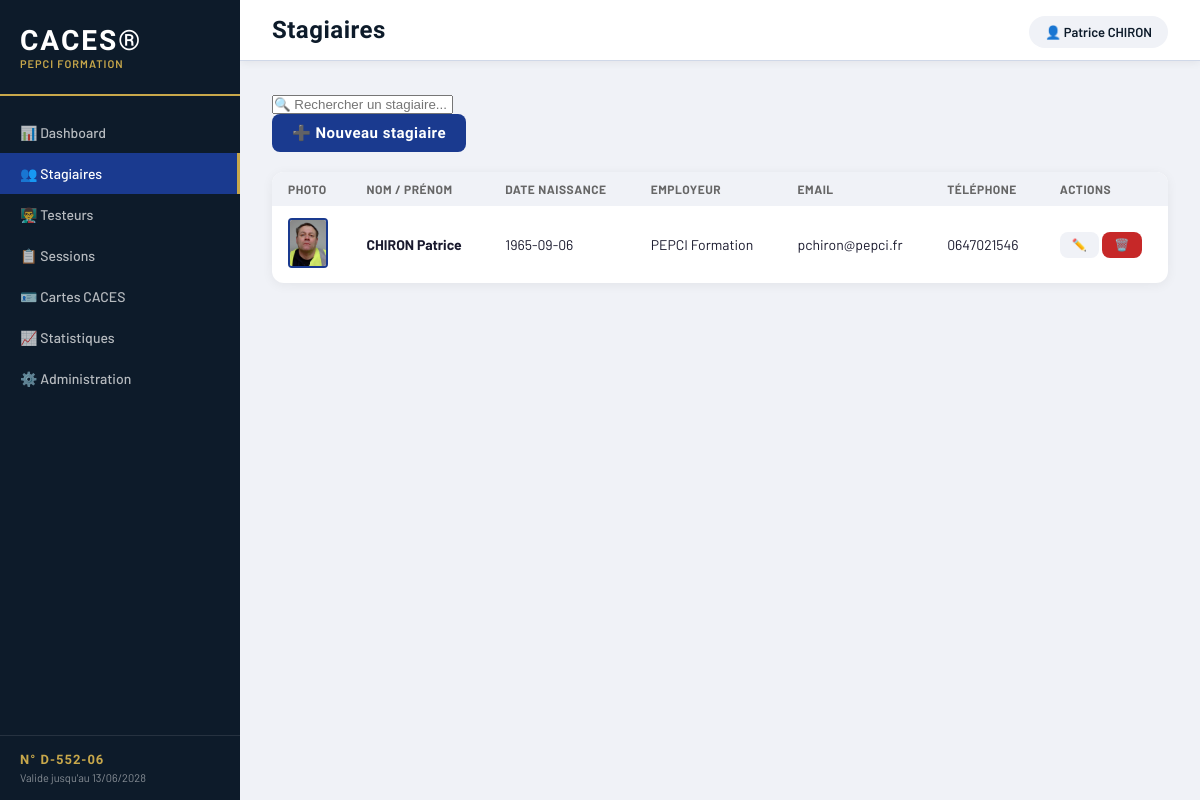
The app's page /stagiaires, older data.
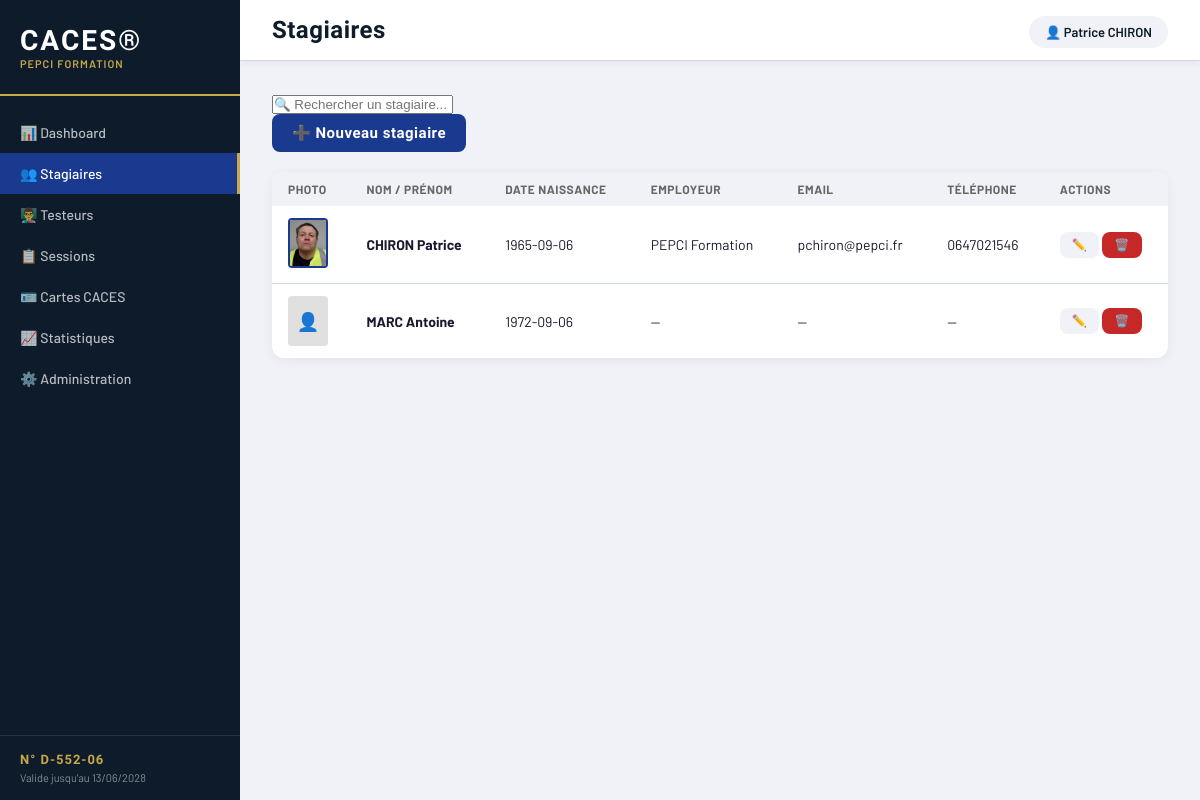
The same page, newer data.
### app/models/stagiaire.py (models this page shows)
class Stagiaire(Base):
    __tablename__ = "stagiaires"
    id = Column(Integer, primary_key=True, index=True)
    nom = Column(String(100), nullable=False)
    prenom = Column(String(100), nullable=False)
    date_naissance = Column(Date, nullable=False)
    email = Column(String(200), nullable=True)
    telephone = Column(String(20), nullable=True)
    employeur = Column(String(200), nullable=True)
    photo = Column(String(500), nullable=True)
    note = Column(Text, nullable=True)
    date_creation = Column(DateTime, default=datetime.utcnow)
    actif = Column(Integer, default=1)

### app/routers/stagiaires.py (the view)
@router.get("/", response_model=list[StagiaireResponse])
def liste_stagiaires(db: Session = Depends(get_db)):
    return db.query(Stagiaire).filter(Stagiaire.actif == 1).all()

### templates/stagiaires.html (shortened to what this page needs)
{% extends "base.html" %}
{% block title %}Stagiaires{% endblock %}
{% block content %}
<div class="toolbar">
    <div class="toolbar-left">
        <input type="text" id="search" placeholder="🔍 Rechercher un stagiaire..." class="search-input" onkeyup="filtrer()">
    </div>
    <div class="toolbar-right">
        <button class="btn btn-primary" onclick="ouvrirFormulaire()">➕ Nouveau stagiaire</button>
    </div>
</div>
<div class="card" style="margin-top: 20px;">
    <table class="table" id="tableau">
        <thead>
            <tr>
                <th>Photo</th>
                <th>Nom / Prénom</th>
                <th>Date naissance</th>
                <th>Employeur</th>
                <th>Email</th>
                <th>Téléphone</th>
                <th>Actions</th>
            </tr>
        </thead>
        <tbody id="tbody">
            {% for s in stagiaires %}
            <tr>
                <td>
                    {% if s.photo %}
                        <img src="{{ s.photo }}" style="width:40px; height:50px; object-fit:cover; border-radius:4px; border:2px solid #1a3a8f;">
                    {% else %}
                        <div style="width:40px; height:50px; background:#e0e0e0; border-radius:4px; display:flex; align-items:center; justify-content:center; font-size:18px;">👤</div>
                    {% endif %}
                </td>
                <td><strong>{{ s.nom }} {{ s.prenom }}</strong></td>
                <td>{{ s.date_naissance }}</td>
                <td>{{ s.employeur or '—' }}</td>
                <td>{{ s.email or '—' }}</td>
                <td>{{ s.telephone or '—' }}</td>
                <td>
                    <button class="btn btn-secondary" style="padding:6px 12px; font-size:12px;" onclick="editer({{ s.id }}, '{{ s.nom }}', '{{ s.prenom }}', '{{ s.date_naissance }}', '{{ s.email or '' }}', '{{ s.telephone or '' }}', '{{ s.employeur or '' }}', '{{ s.note or '' }}')">✏️</button>
                    <button class="btn btn-danger" style="padding:6px 12px; font-size:12px;" onclick="archiver({{ s.id }}, '{{ s.nom }} {{ s.prenom }}')">🗑️</button>
                </td>
            </tr>
            {% endfor %}
        </tbody>
    </table>
</div>
{% endblock %}

### templates/base.html (shortened to what this page needs)
<!DOCTYPE html>
<html lang="fr">
<head>
    <link rel="stylesheet" href="/static/style.css">
</head>
<body>
    <div class="sidebar">
        <div class="sidebar-logo">
            <div class="logo-text">CACES®</div>
            <div class="logo-sub">PEPCI Formation</div>
        </div>
        <nav class="sidebar-nav">
            <a href="/" class="nav-item {% if page == 'dashboard' %}active{% endif %}">
                📊 Dashboard
            </a>
            <a href="/stagiaires" class="nav-item {% if page == 'stagiaires' %}active{% endif %}">
                👥 Stagiaires
            </a>
            <a href="/testeurs" class="nav-item {% if page == 'testeurs' %}active{% endif %}">
                👨‍🏫 Testeurs
            </a>
            <a href="/sessions" class="nav-item {% if page == 'sessions' %}active{% endif %}">
                📋 Sessions
            </a>
            <a href="/cartes" class="nav-item {% if page == 'cartes' %}active{% endif %}">
                🪪 Cartes CACES
            </a>
            <a href="/statistiques" class="nav-item {% if page == 'statistiques' %}active{% endif %}">
                📈 Statistiques
            </a>
            <a href="/admin" class="nav-item {% if page == 'admin' %}active{% endif %}">
                ⚙️ Administration
            </a>
        </nav>
        <div class="sidebar-footer">
            <div class="cert-badge">N° D-552-06</div>
            <div class="cert-date">Valide jusqu'au 13/06/2028</div>
        </div>
    </div>
    <div class="main">
        <div class="topbar">
            <h1 class="page-title">{% block title %}{% endblock %}</h1>
            <div class="topbar-right">
                <span class="user-badge">👤 Patrice CHIRON</span>
            </div>
        </div>
        <div class="content">
            {% block content %}{% endblock %}
        </div>
    </div>
</body>
</html>

### static/style.css (style rules this page uses)
:root { --blue: #1a3a8f; --blue-light: #2350c8; --dark: #0d1b2a; --gold: #c8a84b; --green: #2e7d32; --orange: #e65100; --red: #c62828; --gray: #f0f2f7; --border: #d0d8e8; --text: #1a1a2e; --sidebar-width: 240px; }
* { box-sizing: border-box; margin: 0; padding: 0; }
body { font-family: 'Barlow', sans-serif; background: var(--gray); color: var(--text); display: flex; min-height: 100vh; }
.sidebar { width: var(--sidebar-width); background: var(--dark); display: flex; flex-direction: column; position: fixed; height: 100vh; z-index: 100; }
.sidebar-logo { padding: 24px 20px; border-bottom: 2px solid var(--gold); }
.logo-text { font-family: 'Barlow Condensed', sans-serif; font-size: 28px; font-weight: 800; color: white; letter-spacing: 2px; }
.logo-sub { font-size: 11px; color: var(--gold); font-weight: 600; letter-spacing: 1px; text-transform: uppercase; }
.sidebar-nav { flex: 1; padding: 16px 0; }
.nav-item { display: flex; align-items: center; gap: 12px; padding: 12px 20px; color: rgba(255,255,255,0.7); text-decoration: none; font-size: 14px; font-weight: 500; transition: all 0.2s; }
.nav-item.active { background: var(--blue); color: white; border-right: 3px solid var(--gold); }
.sidebar-footer { padding: 16px 20px; border-top: 1px solid rgba(255,255,255,0.1); }
.cert-badge { font-family: 'Barlow Condensed', sans-serif; font-size: 13px; font-weight: 700; color: var(--gold); letter-spacing: 1px; }
.cert-date { font-size: 11px; color: rgba(255,255,255,0.5); margin-top: 4px; }
.main { margin-left: var(--sidebar-width); flex: 1; display: flex; flex-direction: column; }
.topbar { background: white; padding: 16px 32px; display: flex; justify-content: space-between; align-items: center; border-bottom: 1px solid var(--border); box-shadow: 0 2px 8px rgba(0,0,0,0.06); }
.page-title { font-family: 'Barlow Condensed', sans-serif; font-size: 24px; font-weight: 700; color: var(--dark); letter-spacing: 0.5px; }
.user-badge { background: var(--gray); padding: 8px 16px; border-radius: 20px; font-size: 13px; font-weight: 600; color: var(--dark); }
.content { padding: 32px; flex: 1; }
.card { background: white; border-radius: 12px; box-shadow: 0 2px 12px rgba(0,0,0,0.06); overflow: hidden; }
.table { width: 100%; border-collapse: collapse; font-size: 14px; }
.table th { background: var(--gray); padding: 10px 16px; text-align: left; font-size: 12px; font-weight: 700; text-transform: uppercase; letter-spacing: 0.5px; color: #666; }
.table td { padding: 12px 16px; border-bottom: 1px solid var(--border); }
.table tr:last-child td { border-bottom: none; }
.btn { padding: 10px 20px; border: none; border-radius: 8px; font-family: 'Barlow Condensed', sans-serif; font-size: 15px; font-weight: 700; letter-spacing: 0.5px; cursor: pointer; text-decoration: none; display: inline-flex; align-items: center; gap: 8px; transition: all 0.2s; }
.btn-primary { background: var(--blue); color: white; }
.btn-danger { background: var(--red); color: white; }
.btn-secondary { background: var(--gray); color: var(--dark); }

Row changes from the older to the newer data that the page shows:
added Stagiaire: nom "MARC", prenom "Antoine", date_naissance "1972-09-06", employeur "—", email "—", telephone "—"
